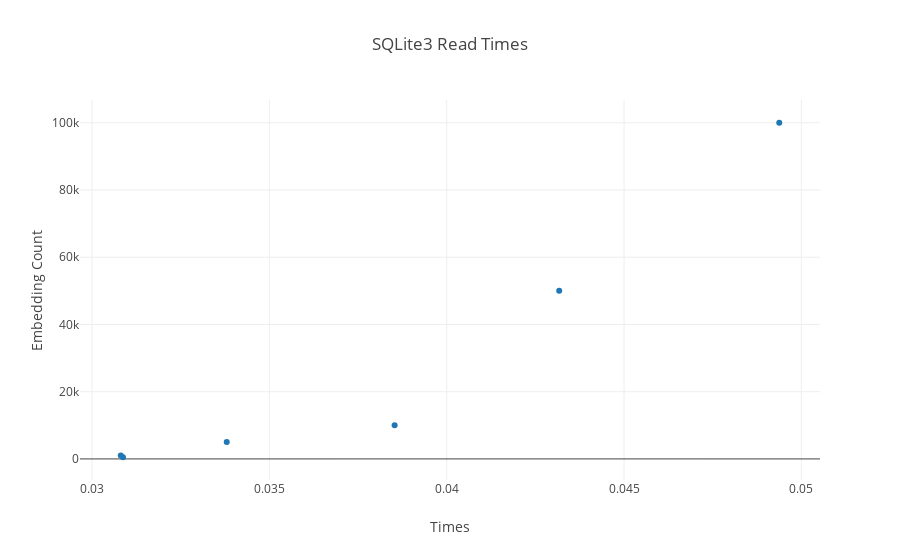

Notebook cell for this chart:
### Code cell
plotly.offline.init_notebook_mode(connected=True)
trace = plotly.graph_objs.Scatter(
    x = read_times,
    y = count,
    mode = 'markers'
)
layout = plotly.graph_objs.Layout(title="SQLite3 Read Times",
                xaxis=dict(title='Times'),
                yaxis=dict(title='Embedding Count'))
data = [trace]
fig = plotly.graph_objs.Figure(data=data, layout=layout)
plotly.offline.iplot(fig, filename='jupyter-basic-scatter')

### Figure 1 — Plotly figure (JSON) as saved in the notebook; plotly's stock layout.template omitted (floating-point values rounded to 4 significant figures)
{"data": [{"mode": "markers", "type": "scatter", "uid": "42261ab7-ad4d-11e8-96a2-94b86d86a98e", "x": [0.03087, 0.03081, 0.0338, 0.03853, 0.04317, 0.04938, 0.0613, 0.06875, 0.07724, 0.08147, 0.0922, 0.107, 0.1226, 0.1392, 0.1585, 0.1834, 0.2097, 0.2717, 0.2317, 0.2428, 0.2519, 0.2655, 0.3164, 0.3033, 0.3187, 0.3374, 0.3536, 0.3843, 0.4112, 0.4689, 0.4987, 0.5561, 0.6194, 0.6785, 0.762, 0.8437, 0.9785, 1.11, 1.46, 1.549, 1.815, 2.198, 3.084, 4.873, 5.298, 6.495, 6.215, 7.589, 9.394, 9.944], "y": [500, 1000, 5000, 10000, 50000, 100000]}], "layout": {"title": "SQLite3 Read Times", "xaxis": {"title": "Times"}, "yaxis": {"title": "Embedding Count"}}}
